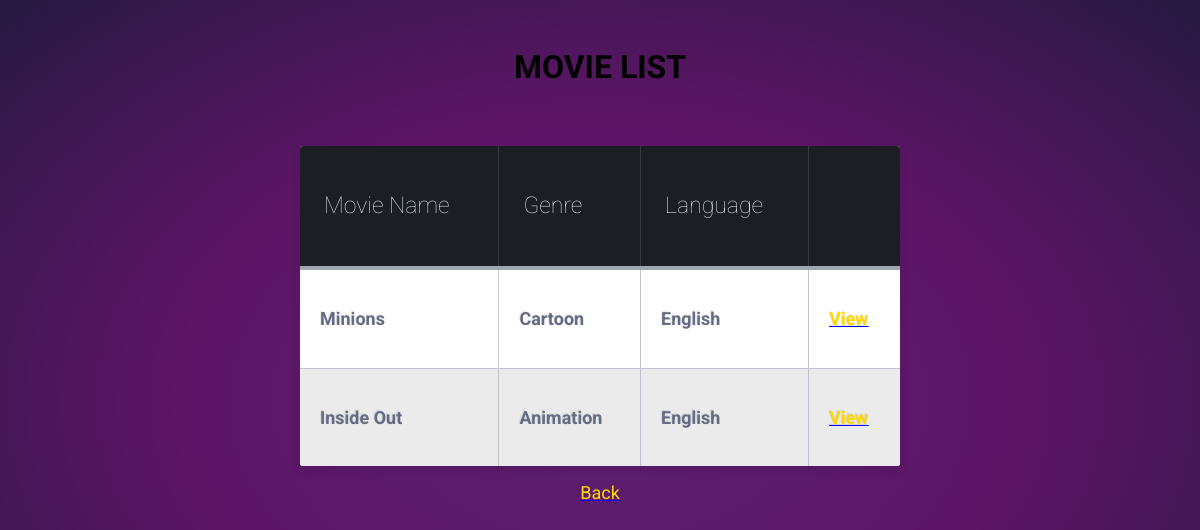
Page /rune.php on the committed database.
### tables this page shows
CREATE TABLE IF NOT EXISTS `movie` (
  `MovieName` varchar(25) NOT NULL,
  `Genre` varchar(10) NOT NULL,
  `Language` varchar(10) NOT NULL
);

### rune.php (the view, shortened to what this page needs)
<?php
$sql="SELECT * FROM movie WHERE Language='English'";
$aResult=mysql_query($sql);
?>
<html>
   <link rel="stylesheet" href="css/style5.css">
        <head>
</head>
<body bgcolor="#990066">
<center>
<br>
 <h1>MOVIE LIST</h1>
      	    <br><br>
<form name="frmForm" id="frmForm" >
<table class="table-fill">
<tr>
<th class="text-left">Movie Name</th>
<th class="text-left">Genre</th>
<th class="text-left">Language</th>
<th class="text-left"></th>
</tr>
<?php
while($rows = mysql_fetch_array($aResult,MYSQL_ASSOC))
{
$MovieName         = $rows['MovieName'];
$Genre          = $rows['Genre'];
$Language         = $rows['Language'];
?>
<tr>
<td class="text-left"><b><?php echo $MovieName;?></font></b></td>
<td class="text-left"><b><?php echo $Genre;?></font></b></td>
<td class="text-left"><b><?php echo $Language;?></font></b></td>
<td class="text-left"><b><a href="movie.php?"><font size="4" color="	#FFD700">View</font></a></b></td>
</tr>
<?php } ?>
</table>
</form>
<a href="book.php?"><font size="4" color="	#FFD700">Back</font></a>
</center>
</body>
</html>

### css/style5.css (style rules this page uses)
body { background-color: #5b2072; background: -webkit-radial-gradient(center, ellipse cover, #5b2072 0%,#5d1566 50%,#251a41 100%); background: -o-radial-gradient(center, ellipse cover, #5b2072 0%,#5d1566 50%,#251a41 100%); background: -ms-radial-gradient(center, ellipse cover, #5b2072 0%,#5d1566 50%,#251a41 100%); background: radial-gradient(ellipse at center, #5b2072 0%,#5d1566 50%,#251a41 100%); filter: progid:DXImageTransform.Microsoft.gradient( startColorstr='#5b2072', endColorstr='#251a41',GradientType=1 ); font-family: "Roboto", helvetica, arial, sans-serif; font-size: 16px; font-weight: 400; text-rendering: optimizeLegibility; }
.table-fill { background: white; border-radius:3px; border-collapse: collapse; height: 320px; margin: auto; max-width: 600px; padding:5px; width: 100%; box-shadow: 0 5px 10px rgba(0, 0, 0, 0.1); animation: float 5s infinite; }
th { color:#D5DDE5;; background:#1b1e24; border-bottom:4px solid #9ea7af; border-right: 1px solid #343a45; font-size:23px; font-weight: 100; padding:24px; text-align:left; text-shadow: 0 1px 1px rgba(0, 0, 0, 0.1); vertical-align:middle; }
th:first-child { border-top-left-radius:3px; }
th:last-child { border-top-right-radius:3px; border-right:none; }
tr { border-top: 1px solid #C1C3D1; border-bottom-: 1px solid #C1C3D1; color:#666B85; font-size:16px; font-weight:normal; text-shadow: 0 1px 1px rgba(256, 256, 256, 0.1); }
tr:first-child { border-top:none; }
tr:last-child { border-bottom:none; }
tr:nth-child(odd) td { background:#EBEBEB; }
tr:last-child td:first-child { border-bottom-left-radius:3px; }
tr:last-child td:last-child { border-bottom-right-radius:3px; }
td { background:#FFFFFF; padding:20px; text-align:left; vertical-align:middle; font-weight:300; font-size:18px; text-shadow: -1px -1px 1px rgba(0, 0, 0, 0.1); border-right: 1px solid #C1C3D1; }
td:last-child { border-right: 0px; }
th.text-left { text-align: left; }
td.text-left { text-align: left; }

### rows in the picture
movie: MovieName "Minions", Genre "Cartoon", Language "English"
movie: MovieName "Inside Out", Genre "Animation", Language "English"
